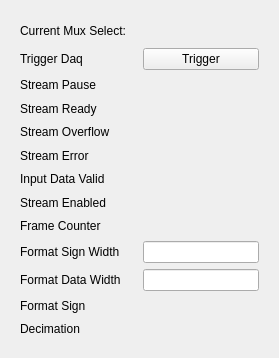
<?xml version="1.0" encoding="UTF-8"?>
<ui version="4.0">
 <class>Form</class>
 <widget class="QWidget" name="Form">
  <property name="geometry">
   <rect>
    <x>0</x>
    <y>0</y>
    <width>279</width>
    <height>358</height>
   </rect>
  </property>
  <property name="windowTitle">
   <string>SCOPE</string>
  </property>
  <property name="styleSheet">
   <string notr="true"/>
  </property>
  <layout class="QHBoxLayout" name="horizontalLayout">
   <item>
    <widget class="QFrame" name="frame_5">
     <layout class="QGridLayout" name="gridLayout">
      <item row="0" column="0">
       <widget class="QLabel" name="label_18">
        <property name="sizePolicy">
         <sizepolicy hsizetype="Preferred" vsizetype="Preferred">
          <horstretch>0</horstretch>
          <verstretch>0</verstretch>
         </sizepolicy>
        </property>
        <property name="font">
         <font/>
        </property>
        <property name="styleSheet">
         <string notr="true"/>
        </property>
        <property name="text">
         <string>Current Mux Select:</string>
        </property>
       </widget>
      </item>
      <item row="0" column="1">
       <widget class="PyDMLabel" name="PyDMLabel_11">
        <property name="font">
         <font>
          <pointsize>14</pointsize>
          <weight>50</weight>
          <italic>false</italic>
          <bold>false</bold>
         </font>
        </property>
        <property name="toolTip">
         <string/>
        </property>
        <property name="styleSheet">
         <string notr="true"/>
        </property>
        <property name="text">
         <string/>
        </property>
        <property name="channel" stdset="0">
         <string>ca://${DEVICE}:DAQMUX${MUX}_INPMUXSELSTR${CH}</string>
        </property>
        <property name="displayFormat" stdset="0">
         <enum>PyDMLabel::String</enum>
        </property>
       </widget>
      </item>
      <item row="1" column="0">
       <widget class="QLabel" name="label_73">
        <property name="font">
         <font/>
        </property>
        <property name="styleSheet">
         <string notr="true"/>
        </property>
        <property name="text">
         <string>Trigger Daq</string>
        </property>
       </widget>
      </item>
      <item row="1" column="1">
       <widget class="PyDMPushButton" name="PyDMPushButton_10">
        <property name="sizePolicy">
         <sizepolicy hsizetype="Preferred" vsizetype="Preferred">
          <horstretch>0</horstretch>
          <verstretch>0</verstretch>
         </sizepolicy>
        </property>
        <property name="maximumSize">
         <size>
          <width>16777215</width>
          <height>48</height>
         </size>
        </property>
        <property name="toolTip">
         <string/>
        </property>
        <property name="styleSheet">
         <string notr="true"/>
        </property>
        <property name="text">
         <string>Trigger</string>
        </property>
        <property name="channel" stdset="0">
         <string>ca://${DEVICE}:DAQMUX${MUX}_TRGDAQ </string>
        </property>
        <property name="pressValue" stdset="0">
         <string>1</string>
        </property>
       </widget>
      </item>
      <item row="2" column="0">
       <widget class="QLabel" name="label_67">
        <property name="font">
         <font/>
        </property>
        <property name="styleSheet">
         <string notr="true"/>
        </property>
        <property name="text">
         <string>Stream Pause</string>
        </property>
       </widget>
      </item>
      <item row="2" column="1">
       <widget class="PyDMLabel" name="PyDMLabel_37">
        <property name="font">
         <font/>
        </property>
        <property name="toolTip">
         <string/>
        </property>
        <property name="styleSheet">
         <string notr="true"/>
        </property>
        <property name="text">
         <string/>
        </property>
        <property name="channel" stdset="0">
         <string>ca://${DEVICE}:DAQMUX${MUX}_STRMPAUSE${CH}</string>
        </property>
       </widget>
      </item>
      <item row="3" column="0">
       <widget class="QLabel" name="label_70">
        <property name="font">
         <font/>
        </property>
        <property name="styleSheet">
         <string notr="true"/>
        </property>
        <property name="text">
         <string>Stream Ready</string>
        </property>
       </widget>
      </item>
      <item row="3" column="1">
       <widget class="PyDMLabel" name="PyDMLabel_40">
        <property name="font">
         <font/>
        </property>
        <property name="toolTip">
         <string/>
        </property>
        <property name="styleSheet">
         <string notr="true"/>
        </property>
        <property name="text">
         <string/>
        </property>
        <property name="channel" stdset="0">
         <string>ca://${DEVICE}:DAQMUX${MUX}_STRMRDY${CH}</string>
        </property>
       </widget>
      </item>
      <item row="4" column="0">
       <widget class="QLabel" name="label_71">
        <property name="font">
         <font/>
        </property>
        <property name="styleSheet">
         <string notr="true"/>
        </property>
        <property name="text">
         <string>Stream Overflow</string>
        </property>
       </widget>
      </item>
      <item row="4" column="1">
       <widget class="PyDMLabel" name="PyDMLabel_41">
        <property name="font">
         <font/>
        </property>
        <property name="toolTip">
         <string/>
        </property>
        <property name="styleSheet">
         <string notr="true"/>
        </property>
        <property name="text">
         <string/>
        </property>
        <property name="channel" stdset="0">
         <string>ca://${DEVICE}:DAQMUX${MUX}_STRMOVF${CH}</string>
        </property>
       </widget>
      </item>
      <item row="5" column="0">
       <widget class="QLabel" name="label_63">
        <property name="font">
         <font/>
        </property>
        <property name="styleSheet">
         <string notr="true"/>
        </property>
        <property name="text">
         <string>Stream Error</string>
        </property>
       </widget>
      </item>
      <item row="5" column="1">
       <widget class="PyDMLabel" name="PyDMLabel_39">
        <property name="font">
         <font/>
        </property>
        <property name="toolTip">
         <string/>
        </property>
        <property name="styleSheet">
         <string notr="true"/>
        </property>
        <property name="text">
         <string/>
        </property>
        <property name="channel" stdset="0">
         <string>ca://${DEVICE}:DAQMUX${MUX}_STRMERR${CH}</string>
        </property>
       </widget>
      </item>
      <item row="6" column="0">
       <widget class="QLabel" name="label_69">
        <property name="font">
         <font/>
        </property>
        <property name="styleSheet">
         <string notr="true"/>
        </property>
        <property name="text">
         <string>Input Data Valid</string>
        </property>
       </widget>
      </item>
      <item row="6" column="1">
       <widget class="PyDMLabel" name="PyDMLabel_42">
        <property name="font">
         <font/>
        </property>
        <property name="toolTip">
         <string/>
        </property>
        <property name="styleSheet">
         <string notr="true"/>
        </property>
        <property name="text">
         <string/>
        </property>
        <property name="channel" stdset="0">
         <string>ca://${DEVICE}:DAQMUX${MUX}_INPDATAVALID${CH}</string>
        </property>
       </widget>
      </item>
      <item row="7" column="0">
       <widget class="QLabel" name="label_65">
        <property name="font">
         <font/>
        </property>
        <property name="styleSheet">
         <string notr="true"/>
        </property>
        <property name="text">
         <string>Stream Enabled</string>
        </property>
       </widget>
      </item>
      <item row="7" column="1">
       <widget class="PyDMLabel" name="PyDMLabel_43">
        <property name="font">
         <font/>
        </property>
        <property name="toolTip">
         <string/>
        </property>
        <property name="styleSheet">
         <string notr="true"/>
        </property>
        <property name="text">
         <string/>
        </property>
        <property name="channel" stdset="0">
         <string>ca://${DEVICE}:DAQMUX${MUX}_STRMENABLED${CH}</string>
        </property>
       </widget>
      </item>
      <item row="8" column="0">
       <widget class="QLabel" name="label_64">
        <property name="font">
         <font/>
        </property>
        <property name="styleSheet">
         <string notr="true"/>
        </property>
        <property name="text">
         <string>Frame Counter</string>
        </property>
       </widget>
      </item>
      <item row="8" column="1">
       <widget class="PyDMLabel" name="PyDMLabel_38">
        <property name="font">
         <font/>
        </property>
        <property name="toolTip">
         <string/>
        </property>
        <property name="styleSheet">
         <string notr="true"/>
        </property>
        <property name="text">
         <string/>
        </property>
        <property name="channel" stdset="0">
         <string>ca://${DEVICE}:DAQMUX${MUX}_FRAMECNT${CH}</string>
        </property>
       </widget>
      </item>
      <item row="9" column="0">
       <widget class="QLabel" name="label_74">
        <property name="font">
         <font/>
        </property>
        <property name="styleSheet">
         <string notr="true"/>
        </property>
        <property name="text">
         <string>Format Sign Width</string>
        </property>
       </widget>
      </item>
      <item row="9" column="1">
       <widget class="PyDMLineEdit" name="PyDMLineEdit_12">
        <property name="sizePolicy">
         <sizepolicy hsizetype="Preferred" vsizetype="Preferred">
          <horstretch>0</horstretch>
          <verstretch>0</verstretch>
         </sizepolicy>
        </property>
        <property name="font">
         <font>
          <pointsize>9</pointsize>
         </font>
        </property>
        <property name="toolTip">
         <string/>
        </property>
        <property name="styleSheet">
         <string notr="true"/>
        </property>
        <property name="channel" stdset="0">
         <string>ca://${DEVICE}:DAQMUX${MUX}_FORMATSIGNWIDTH${CH}</string>
        </property>
       </widget>
      </item>
      <item row="10" column="0">
       <widget class="QLabel" name="label_66">
        <property name="font">
         <font/>
        </property>
        <property name="styleSheet">
         <string notr="true"/>
        </property>
        <property name="text">
         <string>Format Data Width</string>
        </property>
       </widget>
      </item>
      <item row="10" column="1">
       <widget class="PyDMLineEdit" name="PyDMLineEdit_11">
        <property name="sizePolicy">
         <sizepolicy hsizetype="Preferred" vsizetype="Preferred">
          <horstretch>0</horstretch>
          <verstretch>0</verstretch>
         </sizepolicy>
        </property>
        <property name="font">
         <font>
          <pointsize>9</pointsize>
         </font>
        </property>
        <property name="toolTip">
         <string/>
        </property>
        <property name="styleSheet">
         <string notr="true"/>
        </property>
        <property name="channel" stdset="0">
         <string>ca://${DEVICE}:DAQMUX${MUX}_FORMATDATAWIDTH${CH}</string>
        </property>
       </widget>
      </item>
      <item row="11" column="0">
       <widget class="QLabel" name="label_68">
        <property name="font">
         <font/>
        </property>
        <property name="styleSheet">
         <string notr="true"/>
        </property>
        <property name="text">
         <string>Format Sign</string>
        </property>
       </widget>
      </item>
      <item row="11" column="1">
       <widget class="PyDMEnumButton" name="PyDMEnumButton_12">
        <property name="maximumSize">
         <size>
          <width>16777215</width>
          <height>44</height>
         </size>
        </property>
        <property name="font">
         <font>
          <pointsize>9</pointsize>
         </font>
        </property>
        <property name="toolTip">
         <string/>
        </property>
        <property name="styleSheet">
         <string notr="true"/>
        </property>
        <property name="channel" stdset="0">
         <string>ca://${DEVICE}:DAQMUX${MUX}_FORMATSIGN${CH}</string>
        </property>
        <property name="orientation" stdset="0">
         <enum>Qt::Horizontal</enum>
        </property>
        <property name="marginTop" stdset="0">
         <number>0</number>
        </property>
        <property name="marginBottom" stdset="0">
         <number>0</number>
        </property>
        <property name="marginLeft" stdset="0">
         <number>0</number>
        </property>
        <property name="marginRight" stdset="0">
         <number>0</number>
        </property>
        <property name="horizontalSpacing" stdset="0">
         <number>0</number>
        </property>
        <property name="verticalSpacing" stdset="0">
         <number>0</number>
        </property>
       </widget>
      </item>
      <item row="12" column="0">
       <widget class="QLabel" name="label_72">
        <property name="font">
         <font/>
        </property>
        <property name="styleSheet">
         <string notr="true"/>
        </property>
        <property name="text">
         <string>Decimation</string>
        </property>
       </widget>
      </item>
      <item row="12" column="1">
       <widget class="PyDMEnumButton" name="PyDMEnumButton_11">
        <property name="maximumSize">
         <size>
          <width>16777215</width>
          <height>44</height>
         </size>
        </property>
        <property name="font">
         <font>
          <pointsize>9</pointsize>
         </font>
        </property>
        <property name="toolTip">
         <string/>
        </property>
        <property name="styleSheet">
         <string notr="true"/>
        </property>
        <property name="channel" stdset="0">
         <string>ca://${DEVICE}:DAQMUX${MUX}_DECIMATION${CH}</string>
        </property>
        <property name="orientation" stdset="0">
         <enum>Qt::Horizontal</enum>
        </property>
        <property name="marginTop" stdset="0">
         <number>0</number>
        </property>
        <property name="marginBottom" stdset="0">
         <number>0</number>
        </property>
        <property name="marginLeft" stdset="0">
         <number>0</number>
        </property>
        <property name="marginRight" stdset="0">
         <number>0</number>
        </property>
        <property name="horizontalSpacing" stdset="0">
         <number>0</number>
        </property>
        <property name="verticalSpacing" stdset="0">
         <number>0</number>
        </property>
       </widget>
      </item>
     </layout>
    </widget>
   </item>
  </layout>
 </widget>
 <customwidgets>
  <customwidget>
   <class>PyDMLabel</class>
   <extends>QLabel</extends>
   <header>pydm.widgets.label</header>
  </customwidget>
  <customwidget>
   <class>PyDMLineEdit</class>
   <extends>QLineEdit</extends>
   <header>pydm.widgets.line_edit</header>
  </customwidget>
  <customwidget>
   <class>PyDMEnumButton</class>
   <extends>QWidget</extends>
   <header>pydm.widgets.enum_button</header>
  </customwidget>
  <customwidget>
   <class>PyDMPushButton</class>
   <extends>QPushButton</extends>
   <header>pydm.widgets.pushbutton</header>
  </customwidget>
 </customwidgets>
 <resources/>
 <connections/>
</ui>
